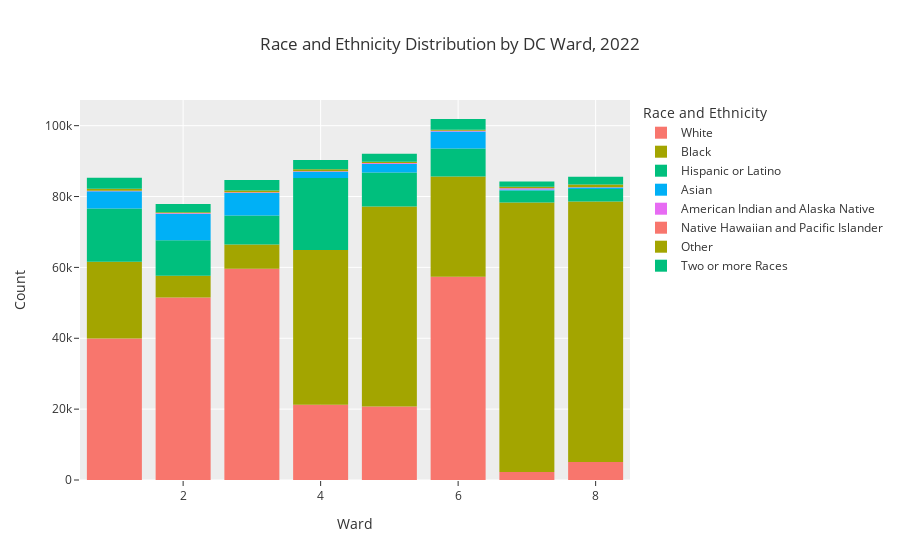

Source (notebook cell):
### Markdown cell above
Now that the data frame has been adjusted (see above), we can create a bar chart where the x-axis represents the ward, the y-axis represents the population count, and the bars can be color-coded by race and ethnicity. Let's create the chart.

### Code cell
fig = px.bar(stack,
             x='Ward',
             y='Count',
             color='Race and Ethnicity',
             title='Race and Ethnicity Distribution by DC Ward, 2022',
             template='ggplot2'
            )
fig.update_traces(marker_line_width=0)
fig.show()

### Figure 1 — Plotly figure (JSON) as saved in the notebook; plotly's stock layout.template omitted (floating-point values rounded to 4 significant figures)
{"data": [{"alignmentgroup": "True", "hovertemplate": "Race and Ethnicity=White<br>Ward=%{x}<br>Count=%{y}<extra></extra>", "legendgroup": "White", "marker": {"color": "#F8766D", "line": {"width": 0}, "pattern": {"shape": ""}}, "name": "White", "offsetgroup": "White", "orientation": "v", "showlegend": true, "textposition": "auto", "type": "bar", "x": [2, 8, 6, 4, 5, 7, 1, 3], "xaxis": "x", "y": [51495, 5051, 57364, 21268, 20759, 2281, 39958, 59616], "yaxis": "y"}, {"alignmentgroup": "True", "hovertemplate": "Race and Ethnicity=Black<br>Ward=%{x}<br>Count=%{y}<extra></extra>", "legendgroup": "Black", "marker": {"color": "#A3A500", "line": {"width": 0}, "pattern": {"shape": ""}}, "name": "Black", "offsetgroup": "Black", "orientation": "v", "showlegend": true, "textposition": "auto", "type": "bar", "x": [2, 8, 6, 4, 5, 7, 1, 3], "xaxis": "x", "y": [6174, 73562, 28269, 43664, 56443, 76009, 21672, 6868], "yaxis": "y"}, {"alignmentgroup": "True", "hovertemplate": "Race and Ethnicity=Hispanic or Latino<br>Ward=%{x}<br>Count=%{y}<extra></extra>", "legendgroup": "Hispanic or Latino", "marker": {"color": "#00BF7D", "line": {"width": 0}, "pattern": {"shape": ""}}, "name": "Hispanic or Latino", "offsetgroup": "Hispanic or Latino", "orientation": "v", "showlegend": true, "textposition": "auto", "type": "bar", "x": [2, 8, 6, 4, 5, 7, 1, 3], "xaxis": "x", "y": [10014, 3545, 7945, 20331, 9589, 3393, 15009, 8155], "yaxis": "y"}, {"alignmentgroup": "True", "hovertemplate": "Race and Ethnicity=Asian<br>Ward=%{x}<br>Count=%{y}<extra></extra>", "legendgroup": "Asian", "marker": {"color": "#00B0F6", "line": {"width": 0}, "pattern": {"shape": ""}}, "name": "Asian", "offsetgroup": "Asian", "orientation": "v", "showlegend": true, "textposition": "auto", "type": "bar", "x": [2, 8, 6, 4, 5, 7, 1, 3], "xaxis": "x", "y": [7486, 393, 4807, 1753, 2375, 323, 4833, 6377], "yaxis": "y"}, {"alignmentgroup": "True", "hovertemplate": "Race and Ethnicity=American Indian and Alaska Native<br>Ward=%{x}<br>Count=%{y}<extra></extra>", "legendgroup": "American Indian and Alaska Native", "marker": {"color": "#E76BF3", "line": {"width": 0}, "pattern": {"shape": ""}}, "name": "American Indian and Alaska Native", "offsetgroup": "American Indian and Alaska Native", "orientation": "v", "showlegend": true, "textposition": "auto", "type": "bar", "x": [2, 8, 6, 4, 5, 7, 1, 3], "xaxis": "x", "y": [117, 89, 157, 96, 225, 302, 162, 150], "yaxis": "y"}, {"alignmentgroup": "True", "hovertemplate": "Race and Ethnicity=Native Hawaiian and Pacific Islander<br>Ward=%{x}<br>Count=%{y}<extra></extra>", "legendgroup": "Native Hawaiian and Pacific Islander", "marker": {"color": "#F8766D", "line": {"width": 0}, "pattern": {"shape": ""}}, "name": "Native Hawaiian and Pacific Islander", "offsetgroup": "Native Hawaiian and Pacific Islander", "orientation": "v", "showlegend": true, "textposition": "auto", "type": "bar", "x": [2, 8, 6, 4, 5, 7, 1, 3], "xaxis": "x", "y": [96, 5, 8, 0, 85, 13, 20, 56], "yaxis": "y"}, {"alignmentgroup": "True", "hovertemplate": "Race and Ethnicity=Other<br>Ward=%{x}<br>Count=%{y}<extra></extra>", "legendgroup": "Other", "marker": {"color": "#A3A500", "line": {"width": 0}, "pattern": {"shape": ""}}, "name": "Other", "offsetgroup": "Other", "orientation": "v", "showlegend": true, "textposition": "auto", "type": "bar", "x": [2, 8, 6, 4, 5, 7, 1, 3], "xaxis": "x", "y": [183, 724, 272, 591, 316, 466, 564, 449], "yaxis": "y"}, {"alignmentgroup": "True", "hovertemplate": "Race and Ethnicity=Two or more Races<br>Ward=%{x}<br>Count=%{y}<extra></extra>", "legendgroup": "Two or more Races", "marker": {"color": "#00BF7D", "line": {"width": 0}, "pattern": {"shape": ""}}, "name": "Two or more Races", "offsetgroup": "Two or more Races", "orientation": "v", "showlegend": true, "textposition": "auto", "type": "bar", "x": [2, 8, 6, 4, 5, 7, 1, 3], "xaxis": "x", "y": [2358, 2195, 3060, 2597, 2302, 1484, 3071, 2980], "yaxis": "y"}], "layout": {"autosize": true, "barmode": "relative", "legend": {"title": {"text": "Race and Ethnicity"}, "tracegroupgap": 0}, "title": {"text": "Race and Ethnicity Distribution by DC Ward, 2022"}, "xaxis": {"anchor": "y", "autorange": true, "domain": [0, 1], "range": [0.5, 8.5], "title": {"text": "Ward"}, "type": "linear"}, "yaxis": {"anchor": "x", "autorange": true, "domain": [0, 1], "range": [0, 107200.0], "title": {"text": "Count"}, "type": "linear"}}}
